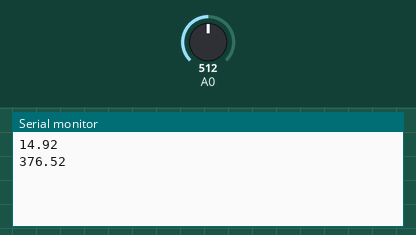
Simulated run of this sketch. Board: Arduino Uno, built with avr-gcc and run on an emulated ATmega328P. Shown: the last lines printed to the serial monitor. Inputs (shaded band) come from the test bench; at power-on: A0 = 512.

Above: at 6.2 s.
6.3 s: A0 set to 716
At 7.6 s:
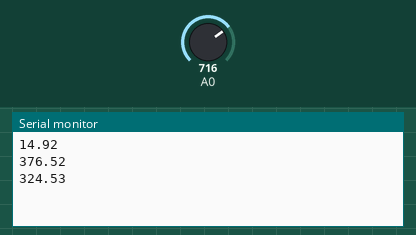
7.8 s: A0 set to 900
At 8.8 s:
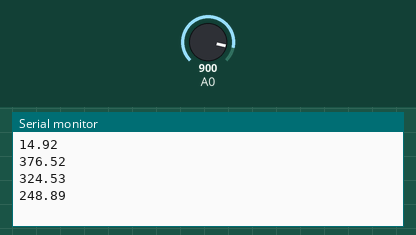
Timing chart, 0 to 10.8 s (numbered marks = the images above; inputs shaded):
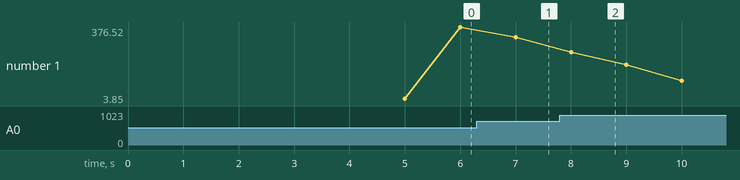

The sketch:

Read_zmpt101B.ino
```cpp
#include <Filters.h>

float testFrequency = 50;
float windowLenght = 40.0/testFrequency;

int sensor = 0;

float intercept = -0.04;
float slope = 0.0405;
float current_volts;

unsigned long printPeriod = 1000;
unsigned long previousMills = 0;


void setup() {
Serial.begin(9600);
delay(5000);
}

void loop()
{
RunningStatistics inputStats;
inputStats.setWindowSecs(windowLenght);

  while(true){

      sensor = analogRead(A0);
      inputStats.input(sensor);

      if((unsigned long) (millis() - previousMills) >= printPeriod){
          previousMills = millis();

          current_volts = intercept + slope * inputStats.sigma();
          current_volts = current_volts*(40.3231);

          Serial.println(current_volts);
    }
  }

}
```

Measured:
- after the input at 6.3 s, the serial monitor: prints a new line after 0.70 s (image 1)
- after the input at 7.8 s, the serial monitor: prints a new line after 0.20 s (image 2)
- plotted number 1: 376.52 → 324.53 after the input at 6.3 s, 324.53 → 3.85 after the input at 7.8 s
